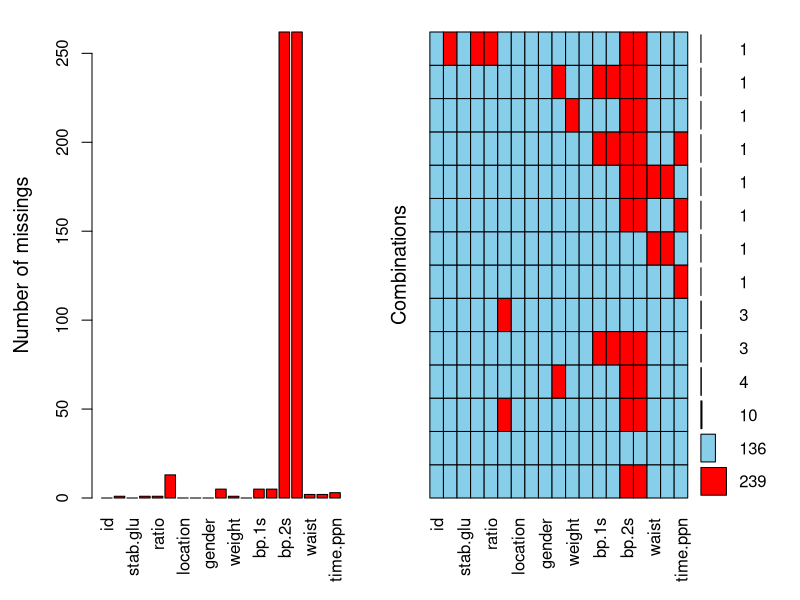
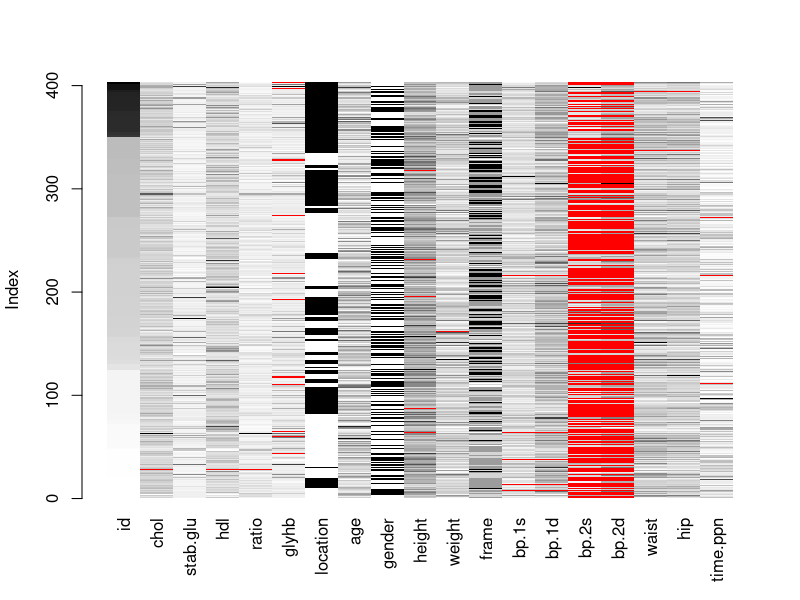

Recreate these plots in R, in order. (Note: this script raises an error after producing the figures.)
## ---- chunk 1
library(tidyverse)
library(stringr)
## ---- chunk 2
2 + 2
## ---- chunk 3
2 + 2 == 4
## ---- chunk 4
round(pi, 4) # ümarda pi neljale komakohale
## ---- chunk 5
x <- c(6, 3, 3, 4, 5) # vector: c() - combine
y<- c(1, 3, 4, 2, 7)
cor(x, y) # correlation
sum(x)
sum(x, y)
prod(x,y) #x, y ja z produkt ehk x * y 
mean(x)
median(x)
quantile(x)
sd(x) # standard deviation - goes with mean
max(x)
min(x)
## ---- chunk 6
?sum
## ---- chunk 7
apples <- c(1, 34, 43, NA) #c() --- combine() on ise funktsioon
#?c #proovi seda
sum(apples, na.rm = TRUE)

## ---- chunk 8
sum
## ---- chunk 9
apples <- 2 #two apples
oranges <- 3 #three oranges
(inventory <- apples + oranges)
## ---- chunk 10
inventory <- function(apples, oranges) {
  inventory <- apples + oranges
  inventory
}
## ---- chunk 11
inventory(2,3) #inventory(apples=2, oranges=3) #teeb sama asja
## ---- chunk 12
SEM0<- function(x) {
  SD<- sd(x) 
  SEM<- SD/sqrt(length(x))
  SEM
}
## ---- chunk 13
numbers<- c(2, 3.4, 54, NA, 3) #c() means "combine", NA means "any number" or "not available"
SEM0(numbers)
## ---- chunk 14
SEM01<- function(x) {
  SD<- sd(x, na.rm = TRUE) 
  SEM<- SD/sqrt(length(x))
  SEM
}
SEM01(numbers)
length(numbers)
## ---- chunk 15
SEM1<- function(x) {
  x1<- na.omit(x) #you want NAs to be removed
  SD<- sd(x1) 
  SEM<- SD/sqrt(length(x1))
  SEM
}
SEM1(numbers)
## ---- chunk 16
library(tidyverse)
## ---- chunk 17
?drop_na
## ---- chunk 18
df <- tibble(apples=c(2, 3, NA, 5), oranges=c(4, NA, 6, 4)) #creates a 2-column table
df #prints table
df1 <- drop_na(df, apples) #drops those rows from df, where there are NAs in the column called "apples", and associates the resulting table with a new name, df1
df1 #prints the new table 
## ---- chunk 19
ls()
## ---- chunk 20
babe <- "beebi"
babe
## ---- chunk 21
babe <- c("saatan", "inglike")
babe
## ---- chunk 22
class(babe)
## ---- chunk 23
apples <- 2
bananas <- 3
apples + bananas
## ---- chunk 24
a <- 2
b <- 3
a <- a+b
str(a) #objekti nimega a struktuur
## ---- chunk 25
a <- c(2, 3)
a <- sum(a)
a <- sqrt(a)
a <- round(a, 2)
a
## ---- chunk 26
a <- c(2, 3)
a1 <- sum(a)
a2 <- sqrt(a1)
a3 <- round(a2, 2)
a3
## ---- chunk 27
a <- c(2, 3)
a <- a %>% sum %>% sqrt %>% round(2)
a
## ---- chunk 28
a <- c(2, 3)
a <- round(sqrt(sum(a)), 2)
a
## ---- chunk 29
minu_vektor <- c(1,3,4)
str(minu_vektor)
## ---- chunk 30
minu_vektor <- c(1,NA,4)
minu_vektor
class(minu_vektor)
## ---- chunk 31
minu_vektor <- c(1, "A1", "4$", "joe")
minu_vektor
class(minu_vektor)
## ---- chunk 32
minu_vektor <- as.vector(parse_number(minu_vektor)) 
minu_vektor
str(minu_vektor) #annab objekti struktuuri (numeric, ühedimensionaalne, koosneb 3st elemendist: 1, NA, 4)
## ---- chunk 33
seq(2, 3, by=0.5)
seq(2, 3, length.out = 5)
rep(1:2, times=3)
rep(1:2, each=3)
rep(c("a", "b"), each=3, times=2)
## ---- chunk 34
a <- c(1,2,3)
b <- 4 #ühe elemendiga vektor ei vaja c() enda ümber
a + b
## ---- chunk 35
a <- c(1,2,3)
b <- c(4, 5) 
a + b
## ---- chunk 36
a <- c(1, 2, 3, 4)
b <- c(5, 6) 
a + b
## ---- chunk 37
a <- c(1, 2, 3, 4)
b <- c(5, 6, 7, 8) 
a + b
## ---- chunk 38
a <- c(TRUE, FALSE, TRUE)
sum(a); mean(a)
## ---- chunk 39
a=c(2,1) #vector a
b=tibble(a=c(3,4), b=c(5,6)) #tibble b
d=c(2,3) #vector d
e=tibble(f=c(4,5), g=c(7,8)) #tibble e
c=list(d, e ) #list c koosneb vektor d-st ja tibble e-st

my_list <- list(a,b,c) #list, mis koosneb vektorist, tibblest ja listist
str(my_list)
## ---- chunk 40
my_list$b
## ---- chunk 41
shop <- c("maxima", "tesco", "lidl")
apples <- c(1, 4, 43)
oranges <- c(2, 32, NA)
fruits <- tibble(shop, apples, oranges)
fruits
## ---- chunk 42
count(fruits, apples)
count(fruits, shop)
summary(fruits)
names(fruits)
colnames(fruits)
nrow(fruits)
ncol(fruits)
arrange(fruits, desc(apples)) #sorteerib tabeli veeru "apples" väärtuste järgi langevalt (default on tõusev sorteerimine). Võib argumendina anda mitu veergu.
top_n(fruits, 2, apples) #saab 2 rida, milles on kõige rohkem õunu
top_n(fruits, -2, apples) #saab 2 rida, milles on kõige vähem õunu
## ---- chunk 43
colSums(fruits[,2:3])
rowSums(fruits[,2:3])
rowMeans(fruits[,2:3])
colMeans(fruits[,2:3])
apply(fruits[,2:3], 1, sd) #1 tähendab, et arvuta sd rea kaupa
apply(fruits[,2:3], 2, sd) #2 tähendab, et arvuta sd veeru kaupa. sd asemele võid panna suvalise funktsiooni - ka enda kirjutatud.
## ---- chunk 44
fruits <- add_row(fruits, shop="konsum", apples=132, oranges=-5, .before=3)
fruits
## ---- chunk 45
fruits$apples[fruits$apples==43] <- 333
fruits
fruits$shop[fruits$shop=="tesco"] <- "TESCO"
fruits
fruits$apples[fruits$apples>100] <- NA
fruits
## ---- chunk 46
df1 <- tibble(colA = c("a", "b", "c"), 
                  colB = c(1, 2, 3) )
df1.1 <- tibble(colA = "d", 
                colB =  4)

bind_rows(df1, df1.1, .id="id") #id teeb veel ühe veeru, mis näitab, kummast algtabelist iga uue tabeli rida pärit on 
## ---- chunk 47
df2 <- tibble(ColC="d", ColD=4)
bind_rows(df1, df2) #works by guessing your true intention
## ---- chunk 48
dfx <- tibble(colC=c(4,5,6))
cbind(df1, dfx)
## ---- chunk 49
ubinad <- fruits$apples
ubinad <- ubinad + 2
ubinad
str(ubinad) #see on jälle vektor
## ---- chunk 50
write.csv(fruits, "fruits.csv")
## ---- chunk 51
getwd()
## ---- chunk 52
class(fruits)
fruits <- as.data.frame(fruits)
class(fruits)
fruits <- as.tibble(fruits)
class(fruits)
## ---- chunk 53
library(VIM) 
diabetes <- read.table(file = "diabetes.csv", sep = ";", dec = ",", header = TRUE)
str(diabetes)
aggr(diabetes, prop=FALSE, numbers=T)
## ---- chunk 54
nrows <- nrow(diabetes)
  ncomplete <- sum(complete.cases(diabetes))
  ncomplete #136
  ncomplete/nrows #34%
## ---- chunk 55
 sapply(diabetes, function(x) sum(is.na(x))) 
## ---- chunk 56
VIM::matrixplot(diabetes) 
## ---- chunk 57
my_vector <- 2:5 
my_vector
my_vector[1] #1. element ehk number 2
my_vector[c(1,3)] #1. ja 3. element 
my_vector[-1] #kõik elemendid, v.a. element number 1
my_vector[c(-1, -3)] #kõik elemendid, v.a. element number 1 ja 3
my_vector[3:5] #elemendid 3, 4 ja 5 (element 5 on määramata, seega NA)
my_vector[-(3:length(my_vector))] #1. ja 2. element
## ---- chunk 58
df$colB[df$colA != "a"] #jätab sisse kõik vektori colB väärtused, kus samas tabeli reas olev colA väärtus ei ole "a". output on vektor! 
df$colA[df$colB > 1] #jätab sisse kõik vektori colA väärtused, kus samas tabeli reas olev colB väärtus >1. output on vektor. 
## ---- chunk 59
my_list <- list(a=tibble(colA=c("A", "B"), colB=c(1,2)), b=c(1, NA, "s"))
#this list has two elements, a df called "a" and a character vector called "b".
str(my_list)
## ---- chunk 60
my_tibble <- my_list[[1]] #class is df  --- we extracted a df from the list
my_tibble
#my_list$a #sama asi: $ does the same thing as [[ ]]

## ---- chunk 61
aa <- my_list[1]
str(aa)
## ---- chunk 62
aa1 <- my_list$a[2,] #class is df
aa1
## ---- chunk 63
aa3 <- my_list[[1]][1,]
aa3
## ---- chunk 64
library(stringr)
x<- c("apple", "ananas", "banana")

#replaces all a-s at the beginning of strings with e-s
str_replace(x, "^a", "e") 

# str_replace only replaces at the first occurence at each string
str_replace(x, "a", "e") 

#str_replace_all replaces all a-s anywhere in the strings
str_replace_all(x, "a", "e") 

#replaces a and the following character at the end of string with nothing (i.e. deletes 2 chars)
str_replace(x, "a.$", "")

#replaces a-s or s-s at the end of string with e-s
str_replace(x, "(a|s)$", "e")

#replaces a-s or s-s anywhere in the string with e-s
str_replace_all(x, "a|s", "e")

#remove all numbers. 
y<-c("as1", "2we3w", "3e")
str_replace_all(y, "\\d", "") 

#remove everything, except numbers. 
str_replace_all(y, "[A-Za-z_]", "") 
## ---- chunk 65
x<- c("apple", "apple pie")
str_replace_all(x, "^apple$","m") #To force to only match a complete string:
str_replace_all(x, "\\s","_") #space to _
str_replace_all(x, "[apl]","_") #a or p or l to _
str_replace_all(x, "[ap|p.e]","_") # ap or p.e to _
## ---- chunk 66
df <- tribble(
  ~subject, ~drug, ~sex, ~time, ~length, ~weigth,
  "1",      "exp",  "F",     3,     168,      88,
  "2",  "placebo",  "M",     3,     176,      91
)
df
## ---- chunk 67
subject <- c("Tim", "Ann", "Jill")
sex <- c("M", "F", "F")
control <- c(23, 31, 30)
experiment_1 <- c(34, 38, 36)
experiment_2 <- c(40, 42, 44)
df<-tibble(subject, sex, control, experiment_1, experiment_2)
df
## ---- chunk 68
df_l1<-df %>% gather(key=experiment, value=value, 3:ncol(df))
# df_l3<-df %>% gather(experiment, value, 3:ncol(df)) works as well.
#df_l4<-df %>% gather(experiment, value, c(-subject, -sex)) works as well
df_l1
## ---- chunk 69
df_l1 %>% spread(key=experiment, value=value)
## ---- chunk 70
df <- tibble(a=c("tim", "tom", "jill"), b1=c(1,2,3), b2=c(4,5,6))
df
## ---- chunk 71
df1 <- t(df[,-1])
colnames(df1) <- df$a
df1
## ---- chunk 72
iris %>% select(liik=Species, Sepal.Length, Sepal.Width )
## ---- chunk 73
iris<-as_tibble(iris)
select(iris, starts_with("Petal"))
select(iris, ends_with("Width"))

# Move Species variable to the front
select(iris, Species, everything())

df <- as.data.frame(matrix(runif(100), nrow = 10))
df <- tbl_df(df[c(3, 4, 7, 1, 9, 8, 5, 2, 6, 10)])
select(df, V9:V6)
select(df, num_range("V", 9:6))

# Drop variables with -
select(iris, -starts_with("Petal"))

# Renaming -----------------------------------------
# select() keeps only the variables you specify
# rename() keeps all variables
rename(iris, petal_length = Petal.Length)
## ---- chunk 74
iris %>% filter(Species=="setosa" & Sepal.Length < 4.5)
## ---- chunk 75
iris %>% filter(Species=="setosa" | Sepal.Length < 4.5)
## ---- chunk 76
iris %>% filter(Species !="setosa" | Sepal.Length < 4.5)

## ---- chunk 77
library(stringr)
iris %>% filter(str_detect(Species, "^v")) 
## ---- chunk 78
iris %>% summarise(MEAN = mean(Sepal.Length), SD = sd(Sepal.Length), MAD = mad(Sepal.Length, constant=1), N = n(), unique_values_Sp = n_distinct(Species))
## ---- chunk 79
iris %>% group_by(Species) %>% summarise(MEAN = mean(Sepal.Length), SD = sd(Sepal.Length), MAD = mad(Sepal.Length, constant=1), N = n(), unique_values_Sp = n_distinct(Species))
## ---- chunk 80
df_l1
df_l1 %>% group_by(sex, experiment) %>% summarise(MEAN= mean(value), SD= sd(value), MAD=mad(value), N= n(), unique_values_sex= n_distinct(sex))
## ---- chunk 81
df_l1 %>% group_by(experiment, sex) %>% summarise(MEAN= mean(value), SD= sd(value), MAD=mad(value), N= n(), unique_values_sex= n_distinct(sex))
## ---- chunk 82
iris %>% group_by(Species) %>% mutate(MEAN= mean(Sepal.Length), SD= sd(Sepal.Length))

## ---- chunk 83
df_l1 %>% mutate(log_value = log10(value))
## ---- chunk 84
df_l1 %>% transmute(subject, gender=sex, log_value = log10(value))
## ---- chunk 85
df_l1 %>% group_by(sex) %>% mutate(normalised.value=value/mean(value), n2.val=value/sd(value))
## ---- chunk 86
df_l1 %>% mutate(normalised.value=value/mean(value), n2.val=value/sd(value))
## ---- chunk 87
library(stringr)
(bad.df<-tibble(time=c("t0", "t1", "t12"), value=c(2,4,9)))
(bad.df$time<-str_replace_all(bad.df$time, "t", "") %>% as.numeric()) 

## ---- chunk 88

(time<- parse_number(bad.df$time))

## ---- chunk 89
(df<-tibble(country=c("Albania"), disease.cases=c("80/1000")))
(df.sep<-df %>% separate(disease.cases, into=c("cases", "thousand")))
(df.sep<-df %>% separate(disease.cases, into=c("cases", "thousand"), sep="/"))
(df.sep<-df %>% separate(disease.cases, into=c("cases", "thousand"), sep=2))
(df.sep<-df %>% separate(disease.cases, into=c("cases", "thousand"), sep= -6))

(df<-tibble(index=c(1,2), taxon=c("Procaryota; Bacteria; Alpha-Proteobacteria; Escharichia", "Eukaryota; Chordata")))
(d1 <- df %>% separate(taxon, c('riik', 'hmk', "klass", "perekond"), sep = '; ', extra = "merge", fill="right")) 

# some special cases:
(df<-tibble(index=c(1,2), taxon=c("Prokaryota || Bacteria || Alpha-Proteobacteria || Escharichia", "Eukaryota || Chordata")))
(d1 <- df %>% separate(taxon, c("riik", "hmk", "klass", "perekond"), sep= "\\|\\|", extra = "merge", fill="right")) 

df <- tibble(index=c(1,2), taxon=c("Prokaryota.Bacteria.Alpha-Proteobacteria.Escharichia", "Eukaryota.Chordata"))
(d1 <- df %>% separate(taxon, c('riik', 'hmk', "klass", "perekond"), sep = '[.]', extra = "merge", fill="right")) 
#[] for points only.

(df<-tibble(index=c(1,2), taxon=c("Prokaryota.Bacteria,Alpha-Proteobacteria.Escharichia", "Eukaryota.Chordata")))
(d1 <- df %>% separate(taxon, c('riik', 'hmk', "klass", "perekond"), sep = '[,\\.]', extra = "merge", fill="right")) 
# [,\\.] separates by dot or comma. Isn't that cool?
## ---- chunk 90
library(forcats)
x1 <- c("Dec", "Apr", "Jan", "Mar")
## ---- chunk 91
month_levels <- c(
  "Jan", "Feb", "Mar", "Apr", "May", "Jun", 
  "Jul", "Aug", "Sep", "Oct", "Nov", "Dec"
)
## ---- chunk 92
y1 <- factor(x1, levels = month_levels)
y1
## ---- chunk 93
f2 <- x1 %>% factor() %>% fct_inorder()
f2
## ---- chunk 94
levels(f2)
## ---- chunk 95
gss_cat #tibble, mille veerg "race" on faktor.

gss_cat %>% count(race)
## ---- chunk 96
gss_cat %>% count(partyid)
gss_cat %>%
  mutate(partyid = fct_recode(partyid,
    "Republican, strong"    = "Strong republican",
    "Republican, weak"      = "Not str republican",
    "Independent, near rep" = "Ind,near rep",
    "Independent, near dem" = "Ind,near dem",
    "Democrat, weak"        = "Not str democrat",
    "Democrat, strong"      = "Strong democrat",
    "Other"                 = "No answer",
    "Other"                 = "Don't know",
    "Other"                 = "Other party"
  )) %>%
  count(partyid)
## ---- chunk 97
gss_cat %>%
  mutate(relig = fct_lump(relig, n = 5)) %>%
  count(relig, sort = TRUE) %>%
  print()
## ---- chunk 98
z<-1:10
z1<-cut(z, breaks=c(0,3,6,10), labels=c("A", "B", "C"))
z1
#Note that to include 1 in level “A” you need to start the first cut <1, while at the right side 3 is included in the 1st cut (in factor level “A”)
z2<-cut(z, breaks=3, labels=c("A", "B", "C"))
z2
## ---- chunk 99
library(car) #car:recode()
x<-rep(1:3,3)
x
recode(x, "c(1,2)='A'; else='B'")
recode(x, "c(1,2)=NA")
recode(x, "1:2='A'; 3='B'")
## ---- chunk 100
gss_cat %>%
  group_by(relig) %>%
  summarise(
    age = mean(age, na.rm = TRUE),
    tvhours = mean(tvhours, na.rm = TRUE),
    n = n()
  ) %>% 
ggplot(aes(tvhours, fct_reorder(relig, tvhours))) +
  geom_point()
## ---- chunk 101
gss_cat %>%
  group_by(relig) %>%
  summarise(
    age = mean(age, na.rm = TRUE),
    tvhours = mean(tvhours, na.rm = TRUE),
    n = n()
  ) %>% 
ggplot(aes(tvhours, fct_relevel(relig, "None", "Don't know"))) +
  geom_point()
## ---- chunk 102
gss_cat %>%
  filter(!is.na(age)) %>%
  group_by(age, marital) %>%
  mutate(N=n()) %>% 
ggplot(aes(age, N, colour = fct_reorder2(marital, age, N))) +
  geom_line() +
  labs(colour = "marital")
## ---- chunk 103
gss_cat %>%
  mutate(marital = marital %>% fct_infreq() %>% fct_rev()) %>%
  ggplot(aes(marital)) +
    geom_bar()
